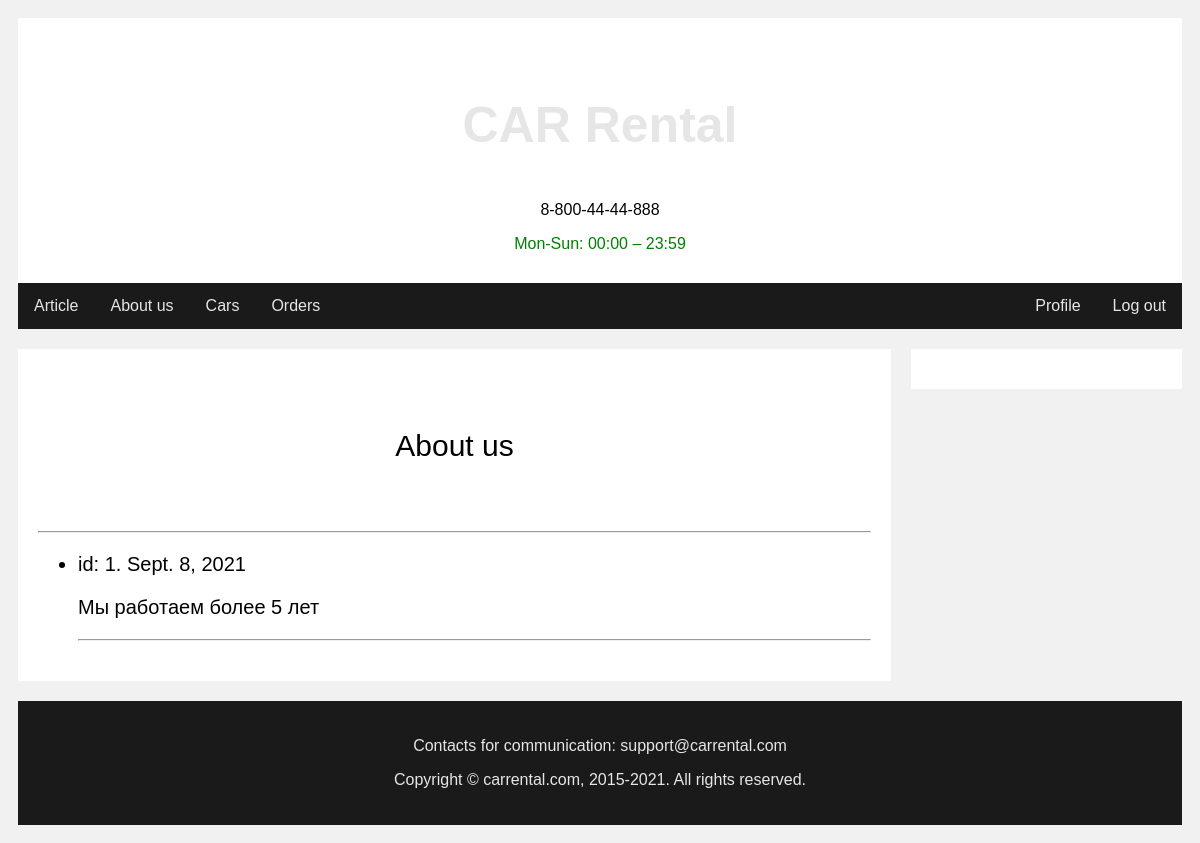
Screenshot of /overview/about_us/list/ with the database file from the repository.
### b_website/models.py (models this page shows, shortened)
class AboutUs(models.Model):
    title = models.CharField(max_length=255)
    date_created = models.DateField(default=timezone.now)
    description = models.TextField()
    class Meta:
        verbose_name = 'about us'
        verbose_name_plural = 'About us'
        db_table = 'about_us'

### b_website/views.py (the view)
# urls.py: path('overview/about_us/list/', AboutUsListView.as_view(), name='about_us_list'),
class AboutUsListView(ListView):
    model = AboutUs
    template_name = 'b_website/list_view/about_us_list.html'

### templates/b_website/list_view/about_us_list.html (shortened to what this page needs)
{% extends 'website/base_site_1_user.html' %} {% load crispy_forms_tags %} {% block title %} About us {% endblock title %} {% block left_main %}
<div>
    <div class='header'>
        <p style="font-size: 30px">About us</p>
    </div>
    <hr />
    <ul style="font-size: 20px">
        {% for object in object_list %}
        <li>
            <p>id: {{ object.id }}. {{ object.date_created }}</p>
            <p>{{ object.description }}</p>
        </li>
        <hr />
        {% empty %}
        <li>No about us yet.</li>
        {% endfor %}
    </ul>
</div>
{% endblock left_main %}

### templates/website/base_site_1_user.html (style rules this page uses)
* { box-sizing: border-box; }
body { font-family: Arial; padding: 10px; background: #f1f1f1; }
.header { padding: 30px; text-align: center; background: white; }

### rows the page displays
AboutUs: id "1", date_created "Sept. 8, 2021", description "Мы работаем более 5 лет"
